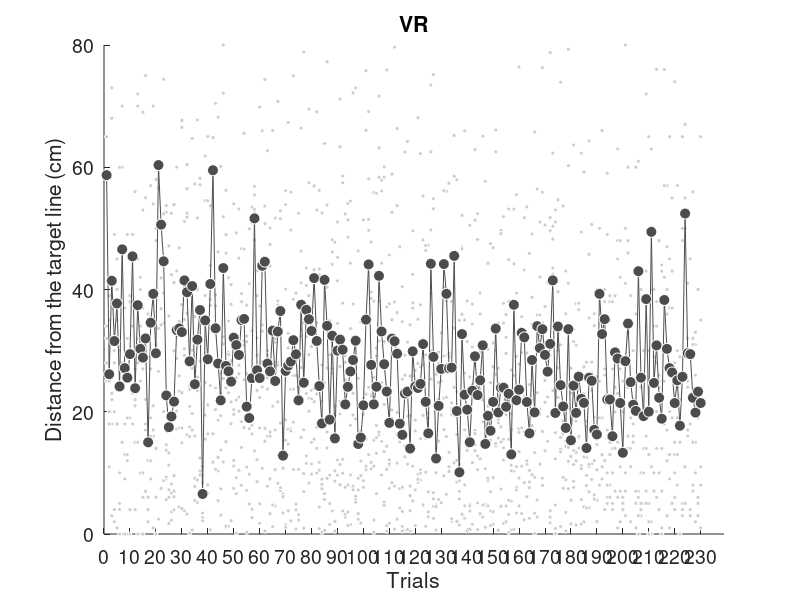

MATLAB code to generate this figure: (Note: this script raises an error after producing the figure.)
load('scores.mat')

scores_each_trials = zeros(1, all_trials);
figure('Position', [100, 100, 1200, 500]);

x = 1:all_trials;

for i = 1:VR0_number
    trials = abs(VR0_all(:,:,i) - 200);
    trials = trials(:)';
    trials(111:120) = [];
    scores_each_trials = scores_each_trials + trials;
    hold on
    plot(x, trials, 'o', ...
        'MarkerSize', 3, ...
        'MarkerFaceColor', light_gray, ...
        'MarkerEdgeColor', white, ...
        'Color', light_gray)
end

y = scores_each_trials / VR0_number;

plot(x, y, '-o', ...
    'LineWidth', 0.5, ...
    'MarkerSize', 8, ...
    'MarkerFaceColor', dark_gray, ...
    'MarkerEdgeColor', white, ...
    'Color', dark_gray)

h = gca;
set(h, 'FontSize', 14)

title('VR')
ylim([0, 80])
xlabel('Trials')
xlim([0, all_trials + 9])
xticks(0:10:all_trials + 9)
ylabel('Distance from the target line (cm)')

xline_values = [20, 40, 60, 80, 100, 110, 130, 150, 170, 190, 210, 230];
xline_str = {'0h test', 'P1', 'P2', 'P3', 'P4', 'Reac.', 'P5', 'P6', 'P7', 'P8', '6h test', '24h test'};

for i = 1:all_sets
    val = xline_values(i);
    str = xline_str(i);
    xline(val, '--', str)
end


saveas(gcf, './data/figures/all_trials/VR0_all_trials', 'epsc')
